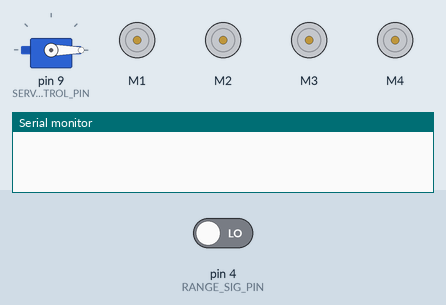
Bench run of a sketch on a simulated Arduino Uno, built with avr-gcc and run on an emulated ATmega328P. Parts: servo, 4 × DC motor (green arrow = forward, orange = backward, longer = faster), the last lines printed to the serial monitor. The test bench sets the inputs (shaded band); at power-on: pin 4 (RANGE_SIG_PIN) LOW.

Above: at 0.05 s.
At 1.3 s:
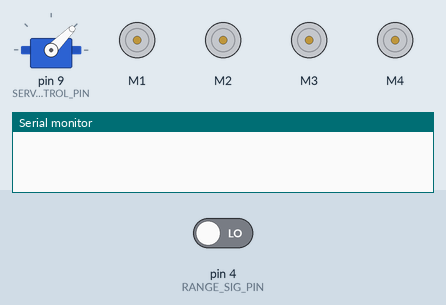
At 2.55 s:
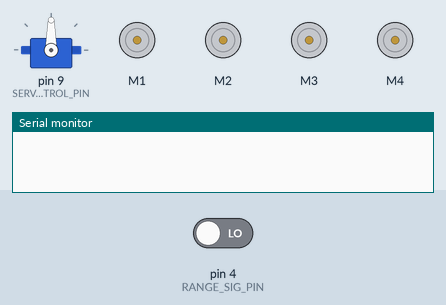
At 3.8 s:
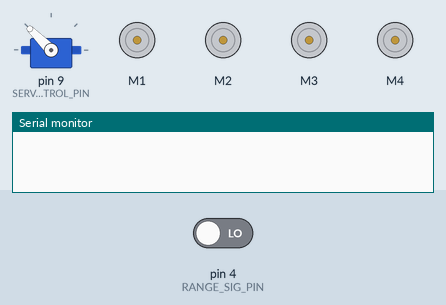
At 5.1 s:
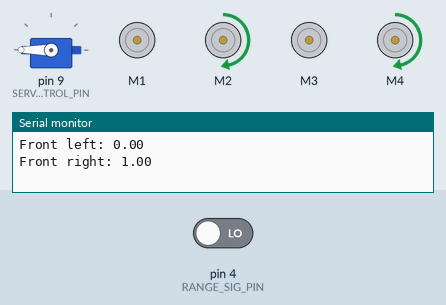
At 7.8 s:
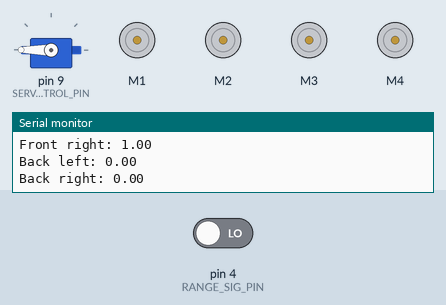
Timing chart, 0 to 10.2 s (numbered marks = the images above):
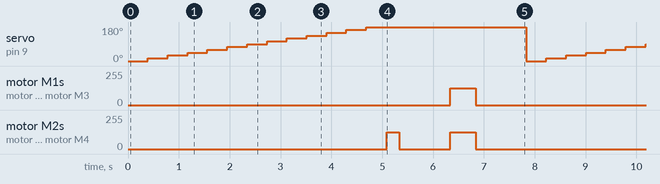

Measured:
- by itself, motor M1, motor M3: alternates forward 125/255 for 0.50 s and stopped for 7.3 s
- by itself, motor M2, motor M4: repeats every 7.8 s: stopped 1.0 s, forward 125/255 0.50 s, stopped 6.1 s, forward 125/255 0.25 s
- by itself, servo on pin 9 (SERVO_CONTROL_PIN): repeats every 7.8 s: 30° 0.39 s, 45° 0.39 s, 60° 0.39 s, 75° 0.39 s, 90° 0.39 s, 105° 0.39 s, 120° 0.39 s, 135° 0.39 s, 150° 0.39 s, 165° 0.39 s, 180° 3.1 s, 0° 0.39 s, 15° 0.39 s

The sketch:

robot_control.ino
```cpp
/*
Title: Autonomous Robot Control
Hardware: -4 wheel robot --> 4 DC Motors (controlled using Adafruit Arduino Motor Shield V2)
          -Ultrasonic range finder
          -Servo motor attached to ultrasonic range finder for sweeping
          -Xbee series 2 wireless networking module

TODO: -Implement Adafruit motor shield servo code
      -Test rangefinder on rover
      -Calibrate "DEG_PER_SECOND" constant for a given rover speed
      -Integrate Xbee communications
*/

#include <Servo.h> //may not be necessary when using Adafruit motor shield
#include <Wire.h>
#include <Adafruit_MotorShield.h>
#include "utility/Adafruit_PWMServoDriver.h"
#include "functions.h"


//Create Adafruit motor shield object
Adafruit_MotorShield AFMS = Adafruit_MotorShield();

//Create 4 DC motor objects   fl: front-left (M1), fr: front-right (M2), bl: back-left (M3), br: back-right (M4)
Adafruit_DCMotor *flMotor = AFMS.getMotor(1);
Adafruit_DCMotor *frMotor = AFMS.getMotor(2);
Adafruit_DCMotor *blMotor = AFMS.getMotor(3);
Adafruit_DCMotor *brMotor = AFMS.getMotor(4);

//Create servo object for the rangefinder
Servo rangeServo;

//Ultrasonic rangefinder
const int RANGE_SIG_PIN = 4;
const int RANGE_TRIG_PIN = 5;
const int SERVO_CONTROL_PIN = 9;
const int NUM_AVG = 5; //determines how many readings are taken at each angle of servo
const int NUM_READINGS = 13; //
const int NUM_ANGLES = NUM_READINGS - 1;  //One reading at zero, one reading at 180
                                          //NUM_ANGLES must divide 180 evenly
//TODO: play with "degPerSecond"
const float DEG_PER_SECOND = 360.0; //This constant denotes how many degrees per second the robot can turn
                                   //given a certain wheel speed. Empirically determined.
float distance[NUM_READINGS];

//Robot control constants and variables
const int DEFAULT_SPEED = 125; //do not use negative values
const int DEFAULT_ACTIVE_TIME = 500; //default "on time" of DC motors in milliseconds,
                                     //could be re-written in terms of speed.

//Function prototypes for Arduino
int scanPath();
void steerRover();
void roverForward();


void setup()
{
  //Initialize servo object to pin 9 (may not be required with Adafruit motor shield)
  rangeServo.attach(SERVO_CONTROL_PIN);

  //Connect to motor controller
  AFMS.begin();

  //Initialize the speed of all motors
  flMotor->setSpeed(DEFAULT_SPEED);
  frMotor->setSpeed(DEFAULT_SPEED);
  blMotor->setSpeed(DEFAULT_SPEED);
  brMotor->setSpeed(DEFAULT_SPEED);

  //Initialize the state of all motors
  flMotor->run(RELEASE);
  frMotor->run(RELEASE);
  blMotor->run(RELEASE);
  brMotor->run(RELEASE);

  //Initialize serial port for debugging/future Xbee
  Serial.begin(9600);
}

void loop()
{
  steerRover(scanPath());

  //testing if rover will steer using "steerRover" function
  //steerRover(45); //At 75 deg rover executes a slight left hand turn
                  //left wheels spin visibly slower than right wheels
  delay(1000);
  roverForward(); //"roverForward" function working
  delay(1000);

}

//----------------------------------------------------------------------------------------------------
//Function for sweeping the rangefinder, returns the angular position of the clearest path
int scanPath()
{
  long duration = 0;
  float tempDist[NUM_AVG]; //array to store all readings from a given angle for averaging

  //Loop through the different measurement angles for the rangefinder
  for(int i = 0; i < NUM_READINGS; i++)
  {
    float tempAvg = 0;
    rangeServo.write(i*(180/NUM_ANGLES));
    delay(50);

    //Take multiple readings from rangefinder, store them in "temp" array
    for(int j = 0; j < NUM_AVG; j++)
    {
      //Send trigger signal to rangefinder
      sendTrigger(RANGE_TRIG_PIN, 5);
      //Detect reflected pulse and time of flight
      duration = pulseIn(RANGE_SIG_PIN, HIGH, 30000); //30,000 microseconds, limit range to ~500cm
      //Calculate distance travelled by pulse-echo wave
      tempDist[j] = (duration / 29.1545) / 2.0; //divide by two due to pulse-echo (assumed v=343 m/s)
      delay(30);
    }

    //Average the readings from temp for a given angle, store them in distance
    distance[i] = avgFloat(tempDist, NUM_AVG);
  }

  //Return the angle at which the largest rangefinder reading was found
  return (indexMaxFloat(distance, NUM_READINGS)*(180/NUM_ANGLES));
}

//----------------------------------------------------------------------------------------------------
//Function for steering/orienting the rover towards the clearest path
void steerRover(int pathAngle)
{


  float timeActive = (abs(90-pathAngle))/DEG_PER_SECOND; //calculate how long the motors should be on to
                                                       //deviate a certain angle from straight (90 deg)
  timeActive = timeActive*1000.0; //convert to milliseconds

  float pathAngleRad = (pathAngle*(PI/180.0))/2.0; //divide by 2 to scale between 0-90 deg (avoid negative trig stuff)

  //Left wheels are mapped using sin and right using cosine, more elegant than "skid steering"
  flMotor->setSpeed((int)(DEFAULT_SPEED*sin(pathAngleRad)));
  frMotor->setSpeed((int)(DEFAULT_SPEED*cos(pathAngleRad)));
  blMotor->setSpeed((int)(DEFAULT_SPEED*sin(pathAngleRad)));
  brMotor->setSpeed((int)(DEFAULT_SPEED*cos(pathAngleRad)));

  //Debugging only
  Serial.print("Front left: ");
  Serial.println(sin(pathAngleRad));
  Serial.print("Front right: ");
  Serial.println(cos(pathAngleRad));
  Serial.print("Back left: ");
  Serial.println(sin(pathAngleRad));
  Serial.print("Back right: ");
  Serial.println(sin(pathAngleRad));


  flMotor->run(FORWARD);
  frMotor->run(FORWARD);
  blMotor->run(FORWARD);
  brMotor->run(FORWARD);

  delay(timeActive);


  flMotor->run(RELEASE);
  frMotor->run(RELEASE);
  blMotor->run(RELEASE);
  brMotor->run(RELEASE);

}

//----------------------------------------------------------------------------------------------------
//Function for moving the rover forward a small distance. All wheels spin at the same speed.
void roverForward()
{
  flMotor->setSpeed(DEFAULT_SPEED);
  frMotor->setSpeed(DEFAULT_SPEED);
  blMotor->setSpeed(DEFAULT_SPEED);
  brMotor->setSpeed(DEFAULT_SPEED);

  //Move rover forward a given distance determined by "DEFAULT_ACTIVE_TIME"
  flMotor->run(FORWARD);
  frMotor->run(FORWARD);
  blMotor->run(FORWARD);
  brMotor->run(FORWARD);

  delay(DEFAULT_ACTIVE_TIME);

  flMotor->run(RELEASE);
  frMotor->run(RELEASE);
  blMotor->run(RELEASE);
  brMotor->run(RELEASE);

}

//----------------------------------------------------------------------------------------------------
```

functions.h
```cpp
#include "Arduino.h"


//Trigger signal function, sends a square wave (digital HIGH) signal with a length of
//"pulseLength" microseconds to the "trigPin" pin (must already be intialized as output).
void sendTrigger(int trigPin, long pulseLength)
{
  //set trigPin low to ensure clean high pulse
  digitalWrite(trigPin, LOW);
  delay(3);
  digitalWrite(trigPin, HIGH);
  delay(pulseLength);
  digitalWrite(trigPin, LOW);
}

//Function for calculating the average (mean) of an array of floats "values" of length "arrLength".
//Loss of precision may occur.

float avgFloat(float values[], int arrLength)
{
  float temp = 0;

  for(int i = 0; i < arrLength; i++)
  {
    temp += values[i];
  }

  return temp/(arrLength*1.0);
}

//Function for finding the largest value in an array, returns index of largest element
int indexMaxFloat (float values[], int arrLength)
{
  int maxVal = values[0];
  int indexMaxVal = 0;

  for(int i = 0; i < arrLength; i++)
  {
    if(maxVal < values[i])
    {
      maxVal = values[i];
      indexMaxVal = i;
    }
  }

  return indexMaxVal;
}
```
